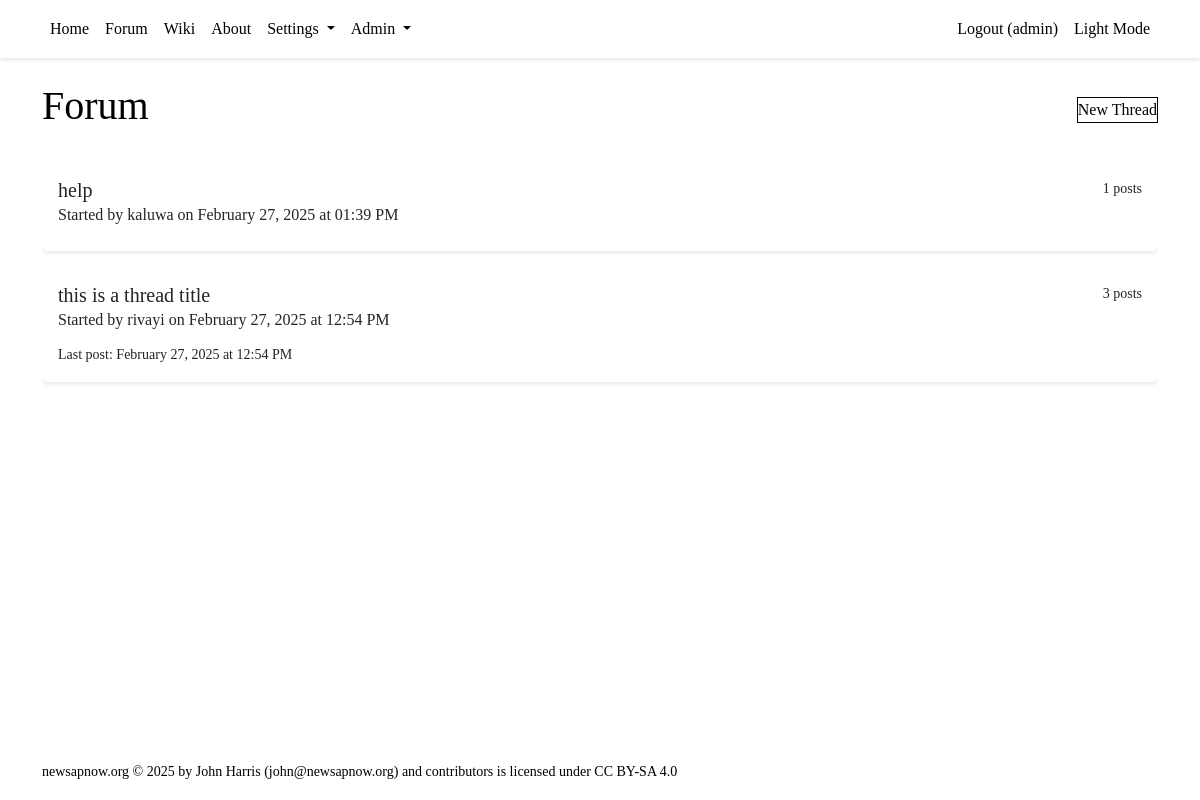
The app's page /forum/ (signed in), older data.
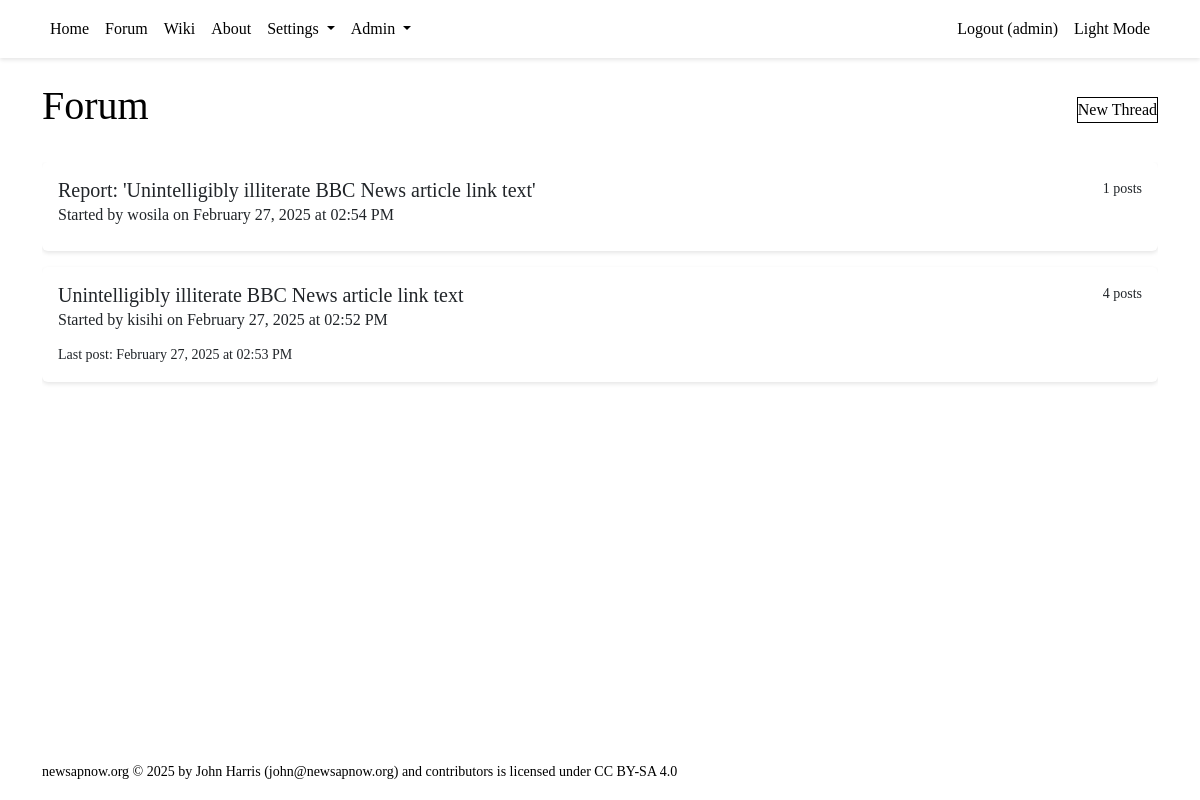
The same page, newer data.
### tables this page shows
CREATE TABLE threads (
        id INTEGER PRIMARY KEY AUTOINCREMENT,
        title TEXT NOT NULL CHECK(length(title) <= 132),
        created_by INTEGER NOT NULL,
        group_id INTEGER,
        category_id INTEGER,
        created_at TIMESTAMP DEFAULT CURRENT_TIMESTAMP,
        updated_at TIMESTAMP DEFAULT CURRENT_TIMESTAMP,
        last_seen_at TIMESTAMP DEFAULT CURRENT_TIMESTAMP,
        FOREIGN KEY (created_by) REFERENCES users(id),
        FOREIGN KEY (group_id) REFERENCES groups(id),
        FOREIGN KEY (category_id) REFERENCES group_categories(id)
    );

### backend/forum.py (the view, shortened to what this page needs)
@forum_blueprint.route("/")
def view_threads():
    user_id = session.get('user_id')
    page = request.args.get('page', 1, type=int)
    offset = (page - 1) * Config.THREADS_PER_PAGE
    with get_db() as conn:
        cursor = conn.cursor()
        if user_id:
            cursor.execute("""
                SELECT group_id
                FROM user_groups
                WHERE user_id = ? AND filter_on = 1
            """, (user_id,))
            filtered_groups = [row['group_id'] for row in cursor.fetchall()]
            if not filtered_groups:
                filtered_groups = [-1]  # Use an impossible group ID to return no results
            filtered_groups_str = ','.join('?' for _ in filtered_groups)
            cursor.execute(f"""
                SELECT DISTINCT
                    t.*, u.username,
                    g.grouptext as group_name,
                    gc.category as category_name,
                    COUNT(p.id) as post_count,
                    MAX(p.created_at) as last_post_at
                FROM threads t
                JOIN users u ON t.created_by = u.id
                LEFT JOIN groups g ON t.group_id = g.id
                LEFT JOIN group_categories gc ON t.category_id = gc.id
                LEFT JOIN thread_users tu ON t.id = tu.thread_id
                LEFT JOIN posts p ON t.id = p.thread_id
                WHERE
                    (t.group_id IS NULL OR t.group_id IN ({filtered_groups_str}))
                    AND (
                        tu.thread_id IS NULL
                        OR tu.user_id = ?
                        OR t.created_by = ?
                    )
                GROUP BY t.id
                ORDER BY last_post_at DESC
                LIMIT ? OFFSET ?
            """, filtered_groups + [user_id, user_id, Config.THREADS_PER_PAGE, offset])
        threads = cursor.fetchall()
    return render_template("forum/thread_list.html",
                               threads=threads,
                               page=page,
                               Config=Config)

### backend/database.py (called while the page is built)
@contextmanager
def get_db() -> Generator[sqlite3.Connection, None, None]:
    conn = sqlite3.connect(Config.SQLITE_DB_PATH)
    conn.row_factory = sqlite3.Row
    try:
        yield conn
    finally:
        conn.commit()
        conn.close()

### backend/server.py (called while the page is built)
@app.template_filter('datetime')
def format_datetime(value):
    if isinstance(value, str):
        try:
            value = datetime.strptime(value, '%Y-%m-%d %H:%M:%S')
        except ValueError:
            return value
    return value.strftime('%B %d, %Y at %I:%M %p')

### frontend/templates/forum/thread_list.html (shortened to what this page needs)
{% extends "base.html" %}
{% block content %}
    <div class="d-flex justify-content-between align-items-center mb-4">
        <h1>Forum</h1>
        {% if session.get('user') %}
            <a href="{{ url_for('forum.new_thread') }}" class="btn btn-primary">New Thread</a>
        {% endif %}
    </div>
    <div class="thread-list" tabindex="0">
        {% for thread in threads %}
            <div class="thread-item card mb-3" data-thread-id="{{ thread.id }}">
                <div class="card-body">
                    <div class="d-flex justify-content-between align-items-start">
                        <h5 class="card-title mb-1">
                            <a href="{{ url_for('forum.view_thread', thread_id=thread.id) }}" class="text-decoration-none">
                                {{ thread.title }}
                            </a>
                        </h5>
                        <small class="text-muted">{{ thread.post_count }} posts</small>
                    </div>
                    <p class="card-subtitle mb-2 text-muted">
                        Started by {{ thread.username }} on {{ thread.created_at | datetime }}
                    </p>
                    {% if thread.last_post_at != thread.created_at %}
                        <small class="text-muted">
                            Last post: {{ thread.last_post_at | datetime }}
                        </small>
                    {% endif %}
                </div>
            </div>
        {% else %}
            <div class="alert alert-info">No threads yet.</div>
        {% endfor %}
    </div>
{% endblock %}

Row changes from the older to the newer data that the page shows:
removed threads: title "help", post_count "1", username "kaluwa", created_at "February 27, 2025 at 01:39 PM"
removed threads: title "this is a thread title", post_count "3", username "rivayi", created_at "February 27, 2025 at 12:54 PM", last_post_at "February 27, 2025 at 12:54 PM"
added threads: title "Report: 'Unintelligibly illiterate BBC News article link text'", post_count "1", username "wosila", created_at "February 27, 2025 at 02:54 PM"
added threads: title "Unintelligibly illiterate BBC News article link text", post_count "4", username "kisihi", created_at "February 27, 2025 at 02:52 PM", last_post_at "February 27, 2025 at 02:53 PM"
